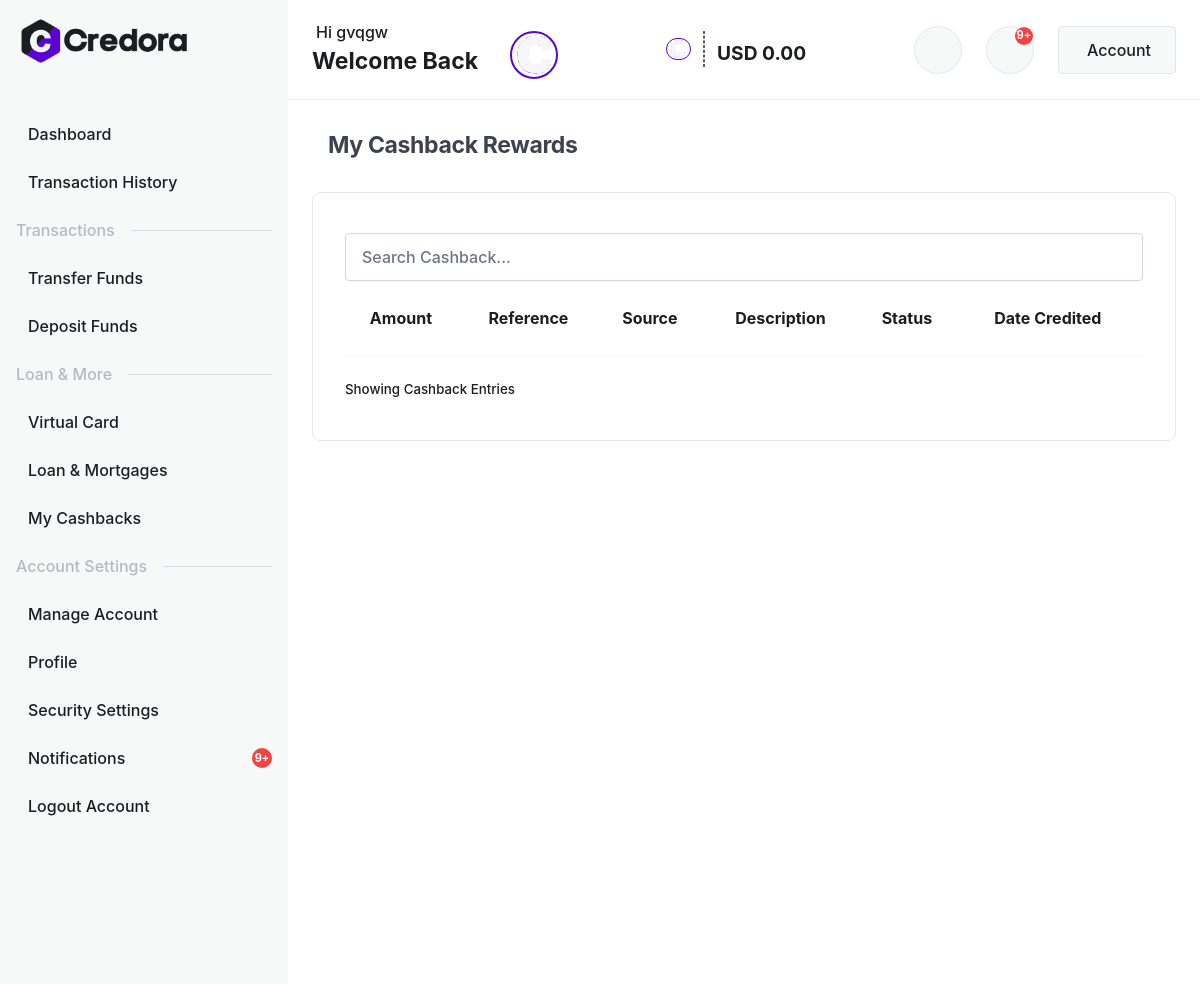
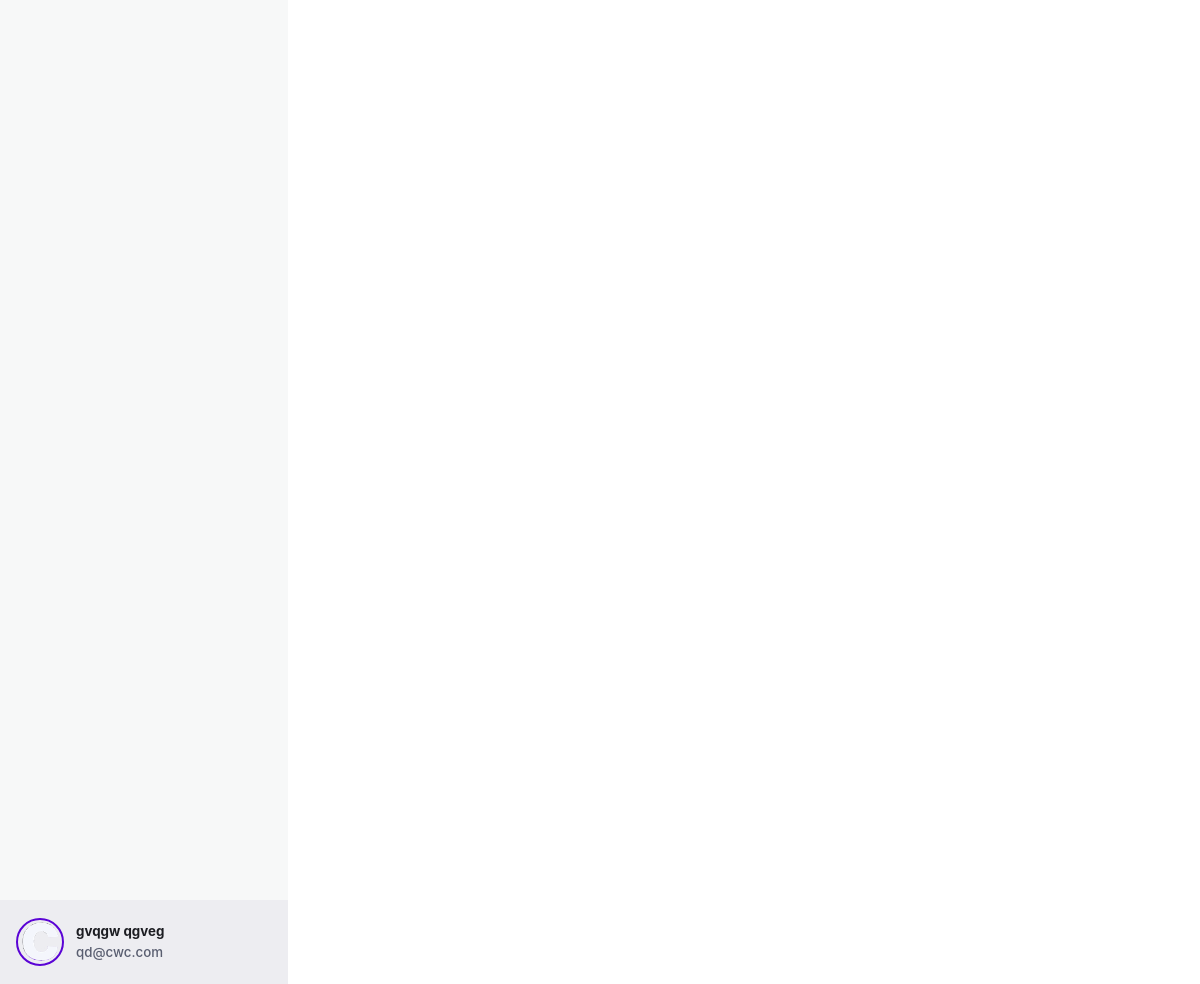
Page /my-cashback/ (signed in) on the committed database (2 pictures, top to bottom).
### accounts/models.py (models this page shows, shortened)
class Customer(models.Model):
    GENDER_CHOICES = [
        ('Male', 'Male'),
        ('Female', 'Female'),
        ('Non-binary', 'Non-binary'),
        ('Prefer not to say', 'Prefer not to say'),
    ]
    user = models.OneToOneField(User, on_delete=models.CASCADE, related_name='customer_profile')
    profile_picture = models.ImageField(upload_to='profile_pictures/', null=True, blank=True)
    phone = models.CharField(max_length=20)
    address = models.TextField(blank=True, null=True)
    date_of_birth = models.DateField(null=True, blank=True)
    id_number = models.CharField(max_length=50, unique=True, null=True, blank=True)
    gender = models.CharField(max_length=20, choices=GENDER_CHOICES, blank=True, null=True)
    country = models.CharField(max_length=100, blank=True, null=True)
    city = models.CharField(max_length=100, blank=True, null=True)
    state = models.CharField(max_length=100, blank=True, null=True)
    zipcode = models.CharField(max_length=20, blank=True, null=True)
    occupation = models.CharField(max_length=100, blank=True, null=True)
    ssn = models.CharField(max_length=20, blank=True, null=True)
    pin = models.CharField(max_length=6, blank=True, null=True, help_text="4-6 digit PIN for transactions")
    daily_transfer_limit = models.DecimalField(
        max_digits=15,
        decimal_places=2,
        null=True,
        blank=True,
        help_text="Daily transfer limit (leave empty for unlimited)"
    )
    created_at = models.DateTimeField(auto_now_add=True)
    updated_at = models.DateTimeField(auto_now=True)
    class Meta:
        ordering = ['-created_at']

class Account(models.Model):
    ACCOUNT_TYPES = [
        ('savings', 'Savings'),
        ('checking', 'Checking'),
        ('business', 'Business'),
    ]
    STATUS_CHOICES = [
        ('active', 'Active'),
        ('inactive', 'Inactive'),
        ('frozen', 'Frozen'),
        ('closed', 'Closed'),
    ]
    customer = models.ForeignKey(Customer, on_delete=models.CASCADE, related_name='accounts')
    account_number = models.CharField(max_length=20, unique=True)
    account_type = models.CharField(max_length=20, choices=ACCOUNT_TYPES, default='savings')
    currency = models.CharField(max_length=20, default='USD')
    balance = models.DecimalField(max_digits=15, decimal_places=2, default=0.00)
    status = models.CharField(max_length=20, choices=STATUS_CHOICES, default='active')
    created_at = models.DateTimeField(auto_now_add=True)
    updated_at = models.DateTimeField(auto_now=True)
    class Meta:
        ordering = ['-created_at']

### core/views.py (the view)
# urls.py: path('my-cashback/', views.my_cashback, name='my_cashback'),
@login_required
def my_cashback(request):
    return render(request, 'user/my-cashback.html')

### core/context_processors.py (called while the page is built)
def user_bank_context(request):
    customer = None
    primary_account = None
    total_balance = Decimal('0.00')
    user = getattr(request, 'user', None)
    if user and user.is_authenticated:
        try:
            customer = Customer.objects.select_related('user').get(user=user)
            accounts = Account.objects.filter(customer=customer)
            primary_account = accounts.first() if accounts.exists() else None
            total_balance = sum(acc.balance for acc in accounts) if accounts.exists() else Decimal('0.00')
        except Customer.DoesNotExist:
            pass
    return {
        'customer': customer,
        'primary_account': primary_account,
        'total_balance': total_balance,
    }

### templates/user/my-cashback.html (shortened to what this page needs)
{% extends "user/base.html" %}
{% block content %}
        <main class="flex-1 overflow-y-auto hide-scrollbar md:px-6 sm:px-4 md:py-4 sm:py-2">
            <a href="dashboard" class="flex items-center w-fit md:gap-4 sm:gap-2 mb-4">
                <h5 class="text-shark-800 cursor-pointer">My Cashback Rewards</h5>
            </a>
            <div class="min-h-svh">
                <div class="md:px-8 sm:px-4 md:py-10 sm:py-6 border rounded-lg overflow-x-hidden bg-white">
                    <div class="mb-6">
                        <div class="relative sm:h-[48px] w-full">
                            <input type="text" id="cashbackSearchBox" class="input-default" placeholder="Search Cashback..." />
                        </div>
                    </div>
                    <table id="cashbackTable" class="min-w-full">
                        <thead>
                        <tr>
                            <th>Amount</th>
                            <th>Reference</th>
                            <th>Source</th>
                            <th>Description</th>
                            <th>Status</th>
                            <th>Date Credited</th>
                        </tr>
                        </thead>
                    </table>
                    <div class="w-full flex md:flex-row sm:flex-col items-center justify-between gap-4 border-t border-shark-50 pt-6 mt-6">
                        <span id="cashbackPaginationInfo" class="text-sm text-purple-heart-700">Showing Cashback Entries</span>
                    </div>
                </div>
            </div>
        </main>
    </div>
</div>
{% endblock %}

### templates/user/base.html (shortened to what this page needs)
{% load static %}
<!DOCTYPE html>
<html lang="en">
<head>
    <link rel="stylesheet" href="https://cdnjs.cloudflare.com/ajax/libs/intl-tel-input/17.0.19/css/intlTelInput.css" />
    <link href="https://unpkg.com/@phosphor-icons/web@2.1.1/src/regular/style.css" rel="stylesheet">
    <link href="https://unpkg.com/@phosphor-icons/web@2.1.1/src/fill/style.css" rel="stylesheet">
    <link rel="stylesheet" href="https://cdn.datatables.net/2.1.6/css/dataTables.dataTables.css" />
    <link href="https://unpkg.com/aos@2.3.1/dist/aos.css" rel="stylesheet">
    <link rel="stylesheet" href="https://cdnjs.cloudflare.com/ajax/libs/animate.css/4.1.1/animate.min.css" />
    <link href="{% static 'src/css/loader.css' %}" rel="stylesheet">
    <link href="{% static 'src/css/output.css' %}" rel="stylesheet">
</head>
<body>
    <div class="h-svh w-full flex flex-col justify-between overflow-y-auto">
<div id="sidebar"
    class="lg:w-72 md:w-72 sm:w-full h-full sm:-translate-x-full sm:transition-transform sm:duration-300 fixed z-30 md:translate-x-0 bg-shark-50">
    <aside class="flex flex-col h-full w-full">
        <div class="grow-0 px-4 py-4">
            <div class="flex items-center justify-between">
                <a href="{% url 'user_dashboard' %}">
                    <img src="{% static 'src/images/logo.png' %}" alt="Credora Logo" class="h-[50px] w-auto">
                </a>
            </div>
        </div>
        <div class="grow flex flex-col gap-6 md:mt-10 md:pb-10 sm:pb-6 sm:mt-4 overflow-y-scroll  px-4">
            <div class="flex flex-col gap-6">
                <a href="{% url 'user_dashboard' %}" class="flex items-center gap-3 ">
                    Dashboard
                </a>
                <a href="{% url 'transaction_history' %}" class="flex items-center gap-3 ">
                    Transaction History
                </a>
            </div>
            <div class="flex items-center justify-between gap-4">
                <span class="text-shark-300 whitespace-nowrap">Transactions</span>
                <div class="h-[1px] w-full rounded-full bg-shark-200"></div>
            </div>
            <div class="flex flex-col gap-6">
                <div class="dropdown-container">
                    <div class="dropdown-item flex items-center justify-between cursor-pointer">
                        <div class="flex items-center gap-3 ">
                            Transfer Funds
                        </div>
                    </div>
                </div>
                <div class="dropdown-container">
                    <div class="dropdown-item flex items-center justify-between cursor-pointer">
                        <div class="flex items-center gap-3 ">
                            Deposit Funds
                        </div>
                    </div>
                </div>
            </div>
            <div class="flex items-center justify-between gap-4">
                <span class="text-shark-300 whitespace-nowrap">Loan & More</span>
                <div class="h-[1px] w-full rounded-full bg-shark-200"></div>
            </div>
            <div class="flex flex-col gap-6">
                <a href="{% url 'virtual_card' %}" class="flex items-center gap-3 ">
                    Virtual Card
                </a>
                <div class="dropdown-container">
                    <div class="dropdown-item flex items-center justify-between cursor-pointer">
                        <div class="flex items-center gap-3 ">
                            Loan & Mortgages
                        </div>
                    </div>
                </div>
                <a href="{% url 'my_cashback' %}" class="flex items-center gap-3 ">
                    My Cashbacks
                </a>
            </div>
            <div class="flex items-center justify-between gap-4">
                <span class="text-shark-300 whitespace-nowrap">Account Settings</span>
                <div class="h-[1px] w-full rounded-full bg-shark-200"></div>
            </div>
            <div class="flex flex-col gap-6">
                <a href="{% url 'manage_account' %}" class="flex items-center gap-3 ">
                    Manage Account
                </a>
                <a href="{% url 'profile' %}" class="flex items-center gap-3 ">
                    Profile
                </a>
                <a href="{% url 'security_settings' %}" class="flex items-center gap-3 ">
                    Security Settings
                </a>
                <a href="{% url 'notifications' %}" class="flex items-center justify-between">
                    <span class="flex items-center gap-3 ">
                        Notifications
                    </span>
                                                                <span id="notification-count"
                            class="bg-red-500 text-white text-xs font-bold rounded-full h-[20px] w-[20px] flex items-center justify-center">
                            9+                        </span>
                                    </a>
                <a href="{% url 'logout' %}" class="flex items-center gap-3 ">
                    Logout Account
                </a>
            </div>
        </div>
        <div class="grow-0 bg-shark-100 px-4 py-2 w-full">
            <a href="{% url 'profile' %}" class="flex items-center gap-3 text-secondary-dark cursor-pointer">
                {% if customer and customer.profile_picture %}
                <img src="{{ customer.profile_picture.url }}" alt="Profile Picture" class="h-[48px] w-[48px] object-center object-cover border-2 border-purple-heart-800 rounded-full">
                {% else %}
                <img src="{% static 'src/images/favicon.png' %}" alt="Profile Placeholder" class="h-[48px] w-[48px] object-center object-cover border-2 border-purple-heart-800 rounded-full">
                {% endif %}
                <p class="text-sm cursor-pointer">
                    <span class="block font-bold">{{ request.user.get_full_name|default:request.user.username }}</span>
                    <span class="block text-shark-600">{{ request.user.email }}</span>
                </p>
            </a>
        </div>
    </aside>
</div>
        <div class="lg:ml-72 md:ml-72 flex-1 flex flex-col overflow-y-hidden relative">
<div class="flex justify-between items-center md:px-6 sm:px-4 py-2 sm:h-[82px] md:h-[100px] border-b border-shark-100">
    <div class="flex items-center gap-8">
        <div class="sm:hidden md:flex md:gap-4 2xl:gap-6 w-fit">
            <div class="w-full flex items-end gap-8">
                <div class="flex flex-col">
                    <span class="ml-1">Hi {{ request.user.first_name|default:request.user.username }}</span>
                    <span class="text-xl font-bold whitespace-nowrap">Welcome Back</span>
                </div>
                <div class="flex-shrink-0">
                    {% if customer and customer.profile_picture %}
                    <img src="{{ customer.profile_picture.url }}" alt="Profile Picture" class="h-[48px] w-[48px] object-cover object-center rounded-full border-2 border-purple-heart-800">
                    {% else %}
                    <img src="{% static 'src/images/favicon.png' %}" alt="Profile Placeholder" class="h-[48px] w-[48px] object-cover object-center rounded-full border-2 border-purple-heart-800">
                    {% endif %}
                </div>
            </div>
        </div>
    </div>
    <div class="flex items-center gap-3">
        {% if customer and customer.profile_picture %}
        <img src="{{ customer.profile_picture.url }}" alt="Profile Picture" class="h-[22px] w-[22px] object-cover rounded-full border border-purple-heart-800">
        {% else %}
        <img src="{% static 'src/images/favicon.png' %}" alt="Profile Placeholder" class="h-[22px] w-[22px] object-cover rounded-full">
        {% endif %}
        <div class="h-[36px] border border-dashed border-shark-600"></div>
        <div class="font-bold text-lg mt-2">{% if primary_account %}{{ primary_account.currency }}{% else %}USD{% endif %} {{ total_balance }}</div>
    </div>
    <div class="flex sm:gap-3 md:gap-6">
        <div class="relative nav-dropdown-container sm:hidden md:block">
            <div class="nav-dropdown-toggle  h-[48px] w-[48px] flex items-center justify-center flex-shrink-0 rounded-full border border-border-color bg-shark-50 text-purple-heart-800 cursor-pointer">
            </div>
        </div>
        <a href="{% url 'notifications' %}"
            class="relative h-[48px] w-[48px] flex items-center justify-center flex-shrink-0 rounded-full border border-border-color bg-shark-50 text-shark-950">
                                        <span id="notification-count"
                    class="absolute top-0 right-0 bg-red-500 text-white text-xs font-bold rounded-full h-[18px] w-[18px] flex items-center justify-center">
                    9+                </span>
                    </a>
        <div class="relative nav-dropdown-container">
            <div class="nav-dropdown-toggle flex items-center justify-center gap-2 flex-shrink-0 cursor-pointer h-[48px] sm:w-[48px] md:w-fit md:p-4 md:rounded sm:rounded-full border border-border-color bg-shark-50 text-shark-950">
                <div class="flex items-center gap-3">
                    <span class="sm:hidden md:block">Account</span>
                </div>
            </div>
        </div>
    </div>
</div>
   {% block content %}{% endblock %}
</body>
</html>

### rows in the picture
Customer: profile_picture (picture)
Account: currency "USD"

### other values in the picture
{{ request.user.get_full_name|default:request.user.username }} "gvqgw qgveg"
{{ request.user.email }} "qd@cwc.com"
{{ request.user.first_name|default:request.user.username }} "gvqgw"
{{ total_balance }} "0.00"
